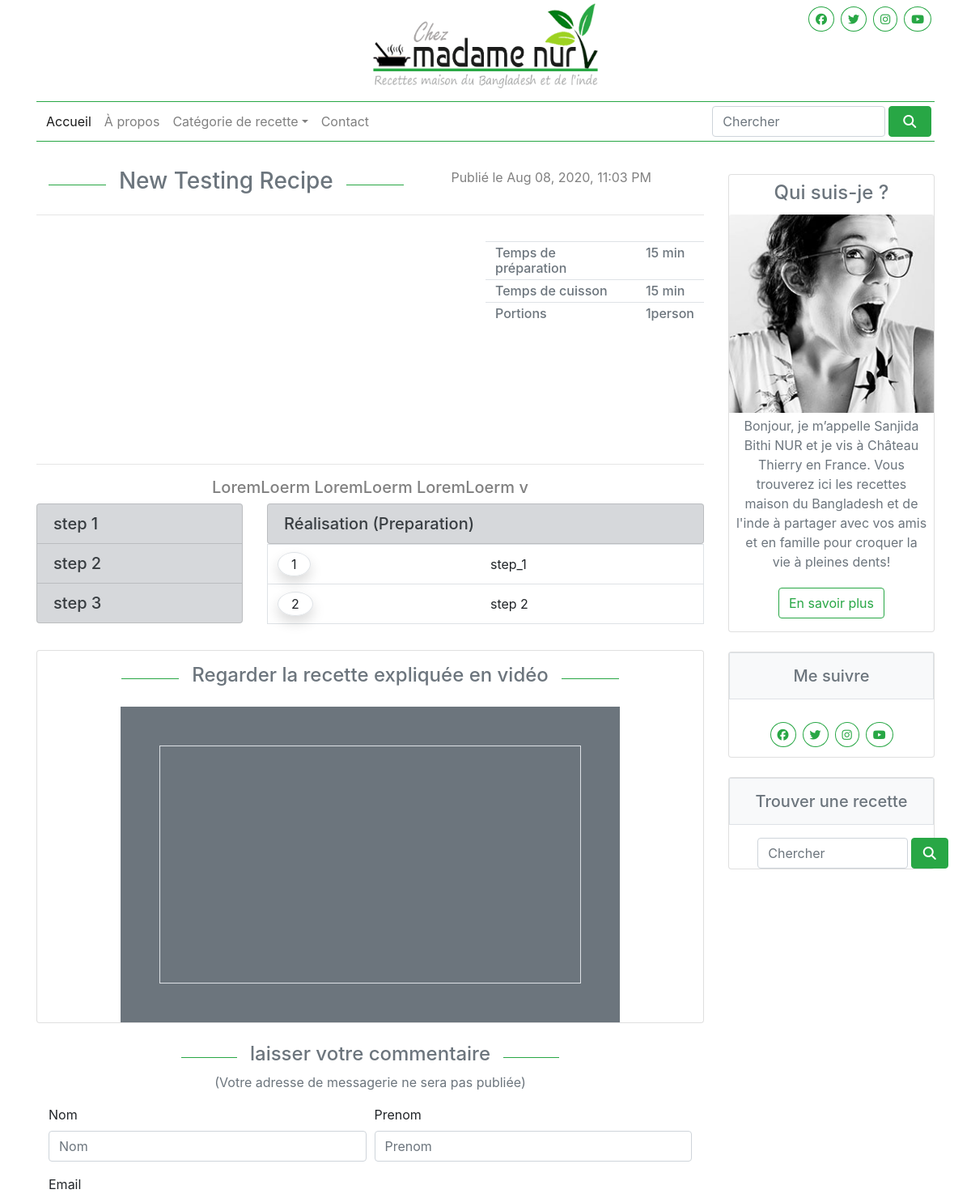
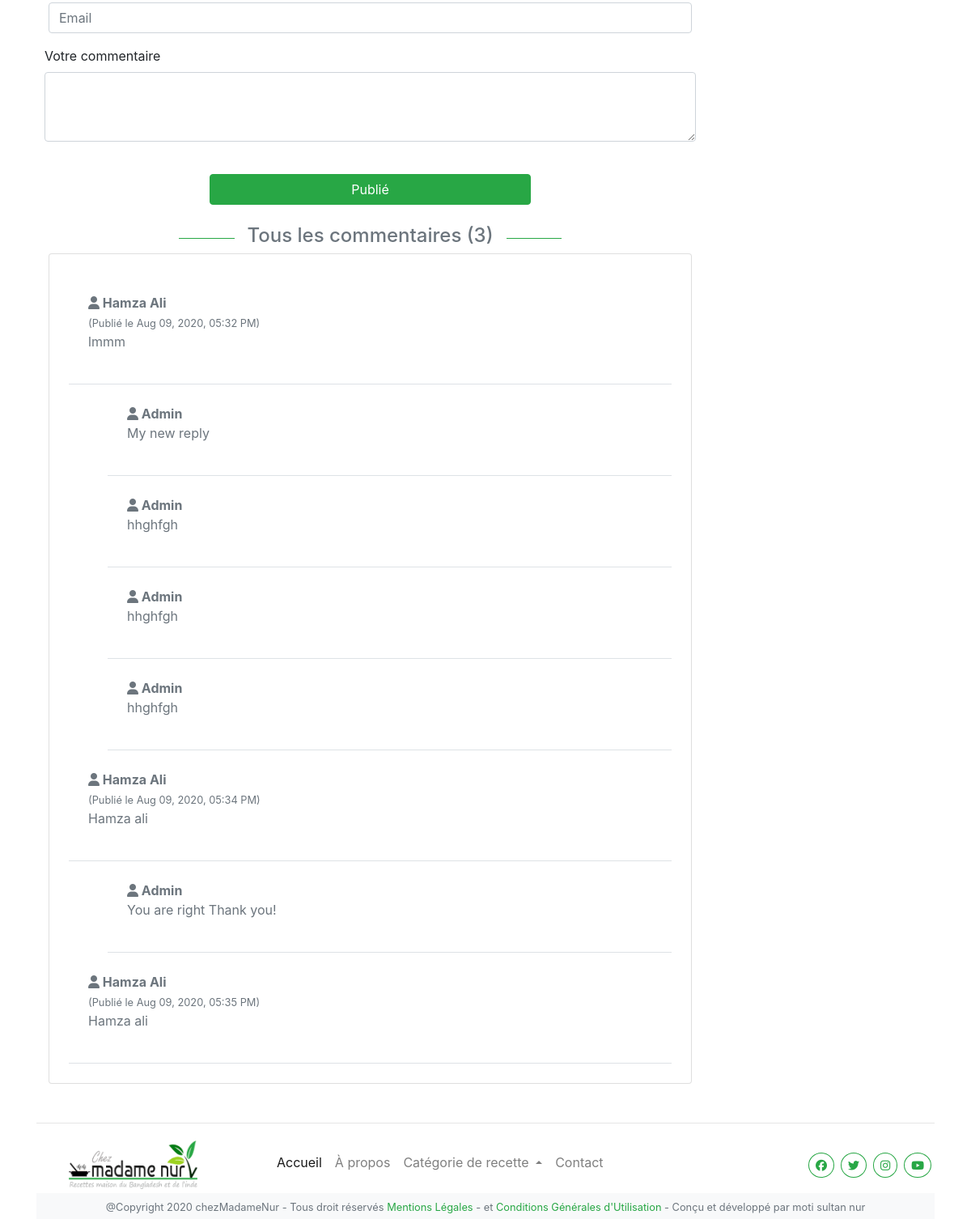
Screenshot of /recettes_single.php?id=18 with the database file from the repository (2 pictures, top to bottom).
### tables this page shows
CREATE TABLE `recipes` (
  `recipe_id` int(11) NOT NULL,
  `title` varchar(255) NOT NULL,
  `prepare_time` varchar(255) NOT NULL,
  `cook_time` varchar(255) NOT NULL,
  `portion` varchar(255) NOT NULL,
  `summary` text NOT NULL,
  `image` varchar(255) NOT NULL,
  `video_link` varchar(255) NOT NULL,
  `created_on` timestamp NOT NULL DEFAULT CURRENT_TIMESTAMP,
  `updated_on` datetime NOT NULL DEFAULT CURRENT_TIMESTAMP ON UPDATE CURRENT_TIMESTAMP,
  `cat_id` int(11) NOT NULL,
  `admin_id` int(11) NOT NULL
);

CREATE TABLE `ingredients_used` (
  `qnt_1` varchar(255),
  `qnt_2` varchar(255),
  `qnt_3` varchar(255),
  `qnt_4` varchar(255),
  `qnt_5` varchar(255),
  `qnt_6` varchar(255),
  `qnt_7` varchar(255),
  `qnt_8` varchar(255),
  `qnt_9` varchar(255),
  `qnt_10` varchar(255),
  `qnt_11` varchar(255),
  `qnt_12` varchar(255),
  `recipe_id` int(11) NOT NULL
);

CREATE TABLE `preparation_details` (
  `step_1` text,
  `step_2` text,
  `step_3` text,
  `step_4` text,
  `step_5` text,
  `step_6` text,
  `step_7` text,
  `step_8` text,
  `step_9` text,
  `step_10` text,
  `step_11` text,
  `step_12` text,
  `recipe_id` int(11) NOT NULL
);

CREATE TABLE `comments` (
  `comment_id` int(11) NOT NULL,
  `comments` varchar(255) NOT NULL,
  `date_created` timestamp NOT NULL DEFAULT CURRENT_TIMESTAMP,
  `recipe_id` int(11) NOT NULL,
  `commenter_id` int(11) NOT NULL
);

CREATE TABLE `commenter` (
  `commenter_id` int(11) NOT NULL,
  `nom` varchar(255) NOT NULL,
  `prenom` varchar(255) NOT NULL,
  `email` varchar(255) NOT NULL,
  `date_registered` timestamp NOT NULL DEFAULT CURRENT_TIMESTAMP
);

CREATE TABLE `reply` (
  `reply_id` int(11) NOT NULL,
  `reply_message` varchar(255) NOT NULL,
  `comment_id` int(11) NOT NULL,
  `admin_id` int(11) NOT NULL
);

### library/Database.php (called while the page is built, shortened)
<?php
class Database
{
  public $host = DB_HOST;
  public $user = DB_USER;
  public $pass = DB_PASS;
  public $dbname = DB_NAME;
  public $link;
  private function connectDB()
  {
    $this->link = new mysqli($this->host, $this->user, $this->pass, $this->dbname);
    mysqli_set_charset($this->link, 'utf8');
  }
  public function select($query)
  {
    $result = $this->link->query($query) or die($this->link->error . __LINE__);
    if ($result->num_rows > 0) {
      return $result;
    } else {
      return false;
    }
  }
}

### recettes_single.php (the view, shortened to what this page needs)
<?php
require_once(__ROOT__ . '/madame_nur/library/database.php');
$db = new Database();
$query = "SELECT recipes.* , admins.prenom , recipe_category.cat_name FROM recipes JOIN admins on recipes.admin_id = admins.admin_id JOIN recipe_category ON recipe_category.cat_id = recipes.cat_id where recipe_id = '$_GET[id]'";
$recipe = $db->select($query);
?>
<div class="col-12 col-lg-9 mt-3">
    <div class="row justify-content-center">
        <?php $row = $recipe->fetch_assoc() ?>
        <div class="col-1 line_1 d-none d-sm-block align-self-center mr-3 "></div>
        <h3 class="text-secondary text-center"><?= $row['title'] ?></h3>
        <div class="col-1 d-none d-sm-block line_1 align-self-center ml-3 "></div>
        <div class="col-12 col-md-5 mt-0">
            <p class="published_date text_gray mb-0 text-left pl-2 text-center"> Publié le <?= date('M d, Y, h:i A', strtotime($row['created_on'])) ?>
            </p>
        </div>
    </div>
    <hr>
    <div class="row">
        <div class="col-12 col-md-8">
            <div>
            </div>
        </div>
        <div class="col-12 col-md-4 d-flex align-items-start pl-lg-0 mt-3">
            <table class="table text-secondary">
                <tbody class="h6">
                    <tr>
                        <td class="py-md-1">Temps de préparation</td>
                        <td class="py-md-1"><?= $row['prepare_time'] ?> min</td>
                    </tr>
                    <tr>
                        <td class="py-md-1">Temps de cuisson</td>
                        <td class="py-md-1"><?= $row['cook_time'] ?> min</td>
                    </tr>
                    <tr>
                        <td class="py-md-1">Portions </td>
                        <td class="py-md-1"><?= $row['portion'] ?></td>
                    </tr>
                </tbody>
            </table>
        </div>
    </div>
    <hr>
    <div class="text_gray h5 text-center text_green_light"><?= $row['summary'] ?>
    </div>
    <div class="row">
        <?php
        $ingr_query = "SELECT * FROM ingredients_used WHERE recipe_id = '$row[recipe_id]' ";
        $result = $db->select($ingr_query);
        $ingr = $result->fetch_assoc();
         ?>
        <div class="col-12 col-md-4">
            <ul class="list-group text-secondary text-center text-md-left">
                <?php
                for ($x = 1; $x <= 12; $x++) {
                    if (!$ingr['qnt_' . $x] == '') {
                        echo "<li class='list-group-item list-group-item-secondary text-black h5 mb-0'>" . $ingr['qnt_' . $x] . "</li>";
                    }
                }
                ?>
            </ul>
        </div>
        <div class="col-12 col-md-8">
            <?php
            $prep_query = "SELECT * FROM preparation_details WHERE recipe_id = '$row[recipe_id]' ";
            $result = $db->select($prep_query);
            $prep = $result->fetch_assoc();
            ?>
            <ul class="list-group text-secondary text-center text-md-left">
                <li class="list-group-item list-group-item-secondary text-black h5">Réalisation
                    (Preparation)
                </li>
            </ul>
            <table class="table border">
                <tbody>
                    <?php
                    for ($y = 1; $y <= 12; $y++) {
                        if (!$prep['step_' . $y] == '') {
                            echo "<tr>" . "
                       <td> <span class='rounded-circle px-3 py-1  border shadow'>$y</span> </td>" . "
                        <td>" . $prep['step_' . $y] . "
                    </td>
                    </tr>";
                        }
                    }
                    ?>
                </tbody>
            </table>
        </div>
    </div>
    <div class="card my-3">
        <div class="row justify-content-center my-3">
            <div class="col-1 line_1 d-none d-sm-block align-self-center mr-3 "></div>
            <h4 class="text-secondary text-center"> Regarder la recette expliquée en vidéo </h4>
            <div class="col-1 d-none d-sm-block line_1 align-self-center ml-3 "></div>
        </div>
        <div class="mx-auto col-12 col-md-9 bg-secondary p-5">
            <div class="embed-responsive embed-responsive-16by9 border">
                <iframe class="embed-responsive-item" src="https://www.youtube.com/embed/<?= substr($row['video_link'], strrpos($row['video_link'], '/') + 1); ?>" allowfullscreen></iframe>
            </div>
        </div>
    </div>
    <div class="col-12 mt-4">
        <div class="row justify-content-center mb-0">
            <div class="col-1 line_1 d-none d-sm-block align-self-center mr-3 "></div>
            <h4 class="text-secondary text-center"> laisser votre commentaire </h4>
            <div class="col-1 d-none d-sm-block line_1 align-self-center ml-3 "></div>
        </div>
        <p class="text-center text-secondary mt-0"> (Votre adresse de messagerie ne sera pas publiée) </p>
    </div>
    <div class="col-12 mt-3">
        <form action="" method="POST">
            <div class="form-row">
                <div class="form-group col-md-6">
                    <label for="name">Nom</label>
                    <input type="text" class="form-control" placeholder="Nom" name="last_name" required="required">
                </div>
                <div class="form-group col-md-6">
                    <label for="name">Prenom</label>
                    <input type="text" class="form-control" placeholder="Prenom" name="first_name" required="required">
                </div>
            </div>
            <div class="form-group">
                <label for="inputEmail4">Email</label>
                <input type="email" class="form-control" id="inputEmail4" placeholder="Email" name="email" required="required">
            </div>
            <div class="form-group form-row justify-content-between">
                <div>
                    <label for="exampleFormControlTextarea1">Votre commentaire</label>
                </div>
                <textarea class="form-control" id="exampleFormControlTextarea1" rows="3" name="coment" required></textarea>
            </div>
            <div class="d-flex justify-content-around">
                <button type="submit" name="add_comment" class="btn w-50 btn-success mt-4">Publié</button>
            </div>
        </form>
    </div>
    <div class="col-12 mt-4">
        <div class="row justify-content-center mb-0">
            <div class="col-1 line_1 d-none d-sm-block align-self-center mr-3 "></div>
            <?php
            $count_query = "SELECT COUNT(comment_id) as total_comment FROM comments WHERE recipe_id = '$_GET[id]'";
            $result = $db->select($count_query);
            $total_comment = $result->fetch_assoc();
            ?>
            <h4 class="text-secondary text-center"> Tous les commentaires (<?= $total_comment['total_comment'] ?>) </h4>
            <div class="col-1 d-none d-sm-block line_1 align-self-center ml-3 "></div>
        </div>
        <div class="card p-4">
            <?php
            $comments_query = "SELECT comments.* , commenter.nom , commenter.prenom  FROM comments JOIN commenter ON commenter.commenter_id = comments.commenter_id WHERE comments.recipe_id = '$_GET[id]'";
            $result = $db->select($comments_query);
            ?>
            <?php if ($result)  while ($comment_row = $result->fetch_assoc()) { ?>
                <div class=" border-bottom p-4">
                    <div class="text-secondary">
                        <p class="mb-0"><strong> <i class="fa fa-user "></i> <?= $comment_row['prenom'] . " " . $comment_row['nom'] ?></strong> </p>
                        <small class="text-muted"> (Publié le <?= date('M d, Y, h:i A', strtotime($comment_row['date_created'])) ?>) </small>
                        <p> <?= $comment_row['comments']  ?> </p>
                    </div>
                </div>
                <?php
                $reply_query  = "SELECT * FROM reply WHERE comment_id = '$comment_row[comment_id]'";
                $rep_result = $db->select($reply_query);
                ?>
                <?php if ($rep_result) while ($rep_row = $rep_result->fetch_assoc()) { ?>
                    <div class=" border-bottom p-4 ml-5">
                        <div class="text-secondary">
                            <p class="mb-0"><strong> <i class="fa fa-user "></i> Admin </strong> </p>
                            <p> <?= $rep_row['reply_message']  ?> </p>
                        </div>
                    </div>
                <?php } ?>
            <?php  } ?>
        </div>
    </div>
</div>
<?php
require_once(__ROOT__ . '/madame_nur/include/aside.php');
require_once(__ROOT__ . '/madame_nur/include/template.php');
?>

### rows the page displays
recipes: title "New Testing Recipe", created_on "Aug 08, 2020, 11:03 PM", prepare_time "15", cook_time "15", portion "1person", summary "LoremLoerm LoremLoerm LoremLoerm v"
ingredients_used: qnt_1 "step 1", qnt_2 "step 2", qnt_3 "step 3"
preparation_details: step_1 "step_1", step_2 "step 2"
comments: commenter.prenom "Hamza", commenter.nom "Ali", date_created "Aug 09, 2020, 05:32 PM", comments "lmmm"
reply: reply_message "My new reply"
reply: reply_message "hhghfgh"
reply: reply_message "hhghfgh"
reply: reply_message "hhghfgh"
comments: commenter.prenom "Hamza", commenter.nom "Ali", date_created "Aug 09, 2020, 05:34 PM", comments "Hamza ali"
reply: reply_message "You are right Thank you!"
comments: commenter.prenom "Hamza", commenter.nom "Ali", date_created "Aug 09, 2020, 05:35 PM", comments "Hamza ali"

### other values shown
$total_comment['total_comment'] "3"
